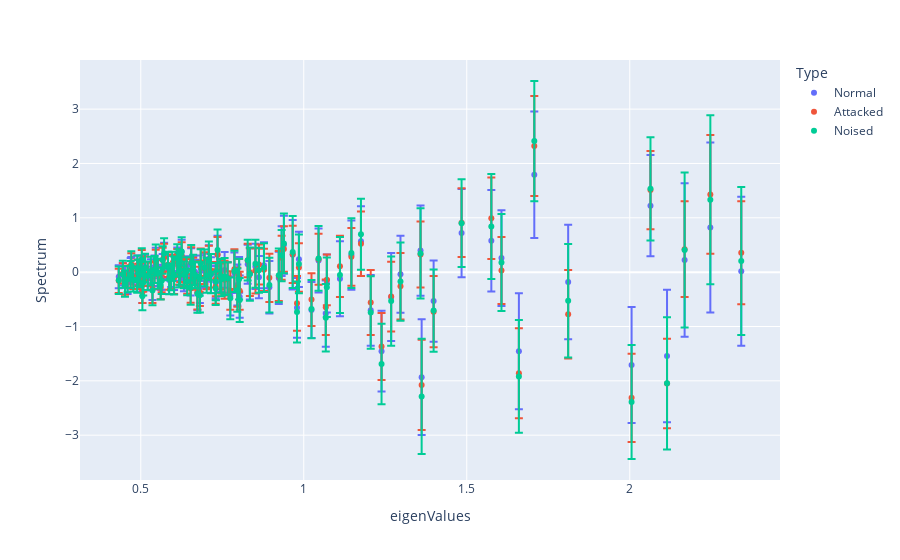
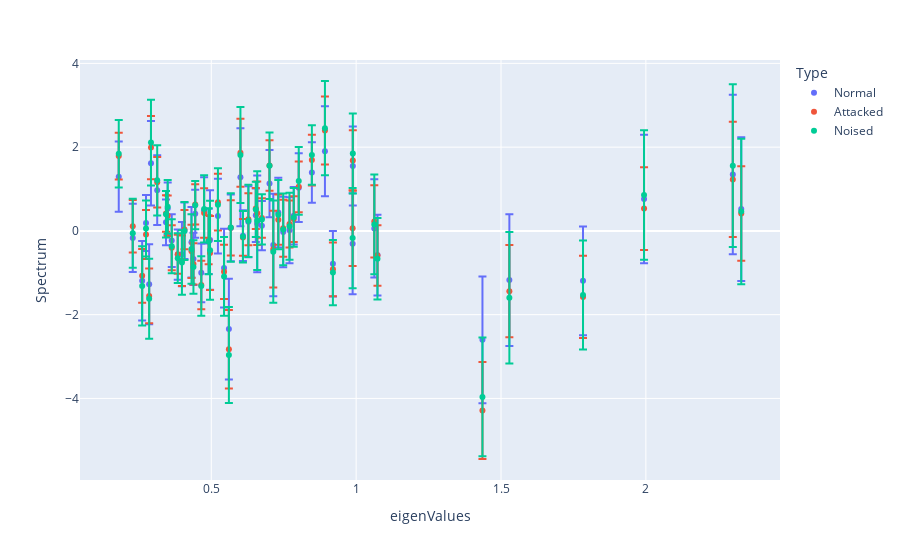
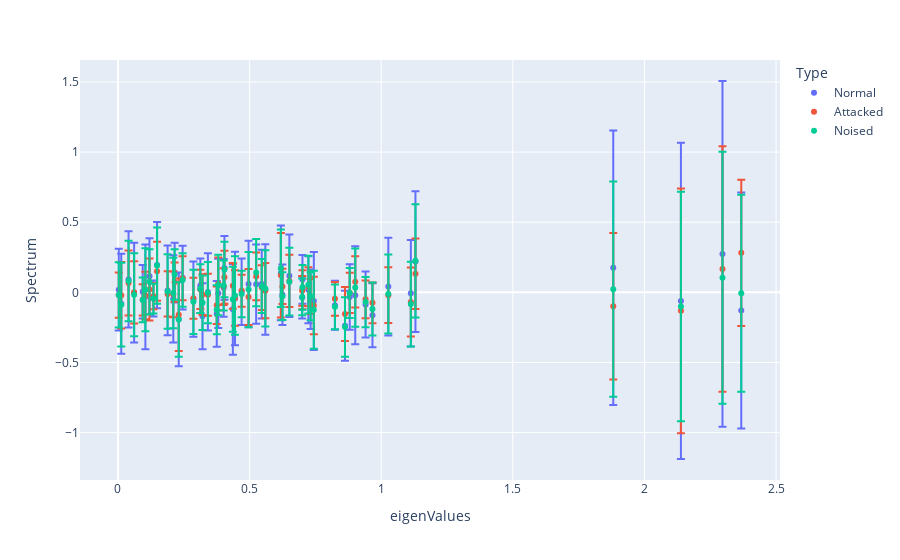

Source (notebook cell) for these figures, in order:
### Markdown cell above
## Layer-wise average plots

### Code cell
import pandas as pd 
import plotly.express as px



base = 0
for i in range(len(arch)-1):
    inDim = arch[i]
    df = pd.DataFrame({'eigenValues': [], 'Spectrum': [], 'Error':[],'Type' :[]})
    print("Layer : ",i," In : ", arch[i], " Out :",arch[i+1])
    for alter,color in enumerate(['Normal','Attacked','Noised']):
        
        projections = activ[alter][:,base:(base+inDim)]@V[i]
        #Standard deviation error 
        dataset = pd.DataFrame({'eigenValues': S[i], 'Spectrum': projections.mean(dim=0), 'Error':projections.std(dim=0),'Type' :color})
        #Linfinity error 
        #dataset = pd.DataFrame({'eigenValues': eigenValues[i], 'Spectrum': projections.mean(dim=0), 'Error':(projections.max(dim=0)[0]-projections.min(dim=0)[0])/2,'Type' :color})
        
        df = pd.concat([df,dataset])
        
        
        #plt.scatter(eigenValues[i],projections.mean(dim=0),color=color)
        #plt.scatter(range(len(eigenValues[i])),projections.mean(dim=0),color=color)
        
    fig = px.scatter(df, x="eigenValues", y="Spectrum", error_y="Error",color ="Type")
        
    fig.show()
        
        
    plt.show()
        
    base+=inDim
